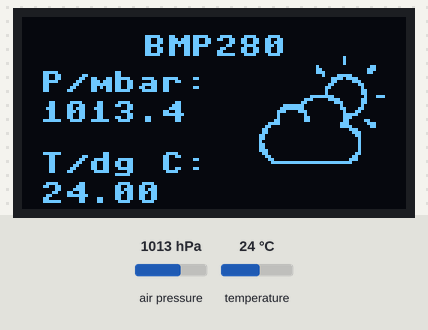
Recording of a program running on a simulated Raspberry Pi Pico running MicroPython. Shown: 128×64 one-colour display. Inputs (shaded band) come from the test bench; at power-on: air pressure 1013 hPa, temperature 24 °C. Library files of the repository ran but are not shown: BMP280.py.

Above: at 5.5 s.
5.6 s: air pressure set to 961 hPa
At 6.9 s:
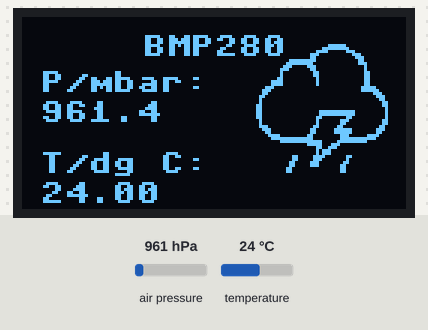
7.2 s: air pressure set to 957 hPa
At 8.5 s:
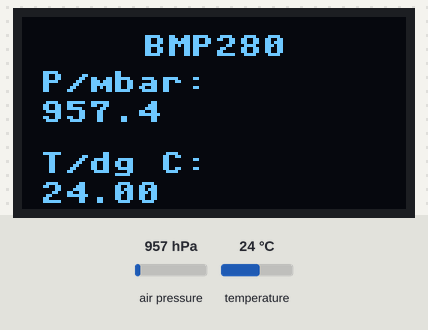
8.8 s: temperature set to 12 °C
At 10.0 s:
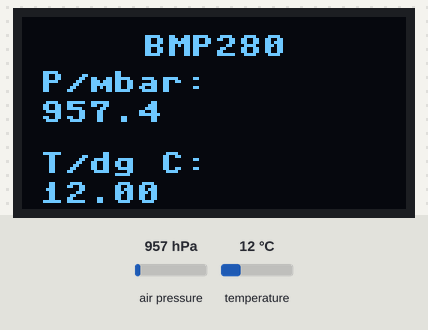
10.3 s: temperature set to 19 °C
At 10.55 s:
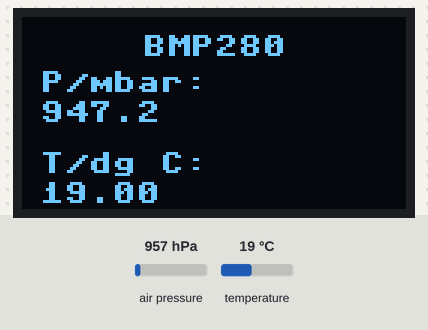
Timing chart, 0 to 13.1 s (numbered marks = the images above; inputs shaded):
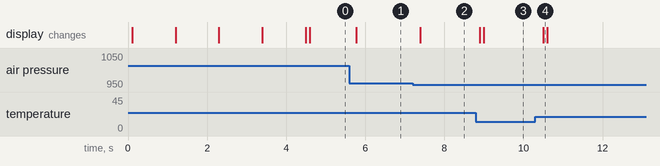

Measured:
- the behaviour switches between 960 and 959 hPa on air pressure (found by bisection; images 1 and 2)
- after the input at 5.6 s, the display: changes after 0.18 s (image 1)
- after the input at 7.2 s, the display: changes after 0.20 s (image 2)
- after the input at 8.8 s, the display: first changes after 0.10 s (image 3 shows a later state)
- after the input at 10.3 s, the display: changes after 0.20 s (image 4)

The program:

main.py
```python
from machine import Pin, I2C
from utime import sleep_ms
from BMP280 import BMP280
from SSD1306_I2C import OLED1306
import framebuf


i2c = I2C(1, sda = Pin(2), scl = Pin(3), freq = 100000)
oled = OLED1306(i2c)
bmp = BMP280(i2c)


sunny = framebuf.FrameBuffer(bytearray(
    b'\x00\x00\x00\x00\x00\x00\x00\x00\x00\x00\x00\x00\x00\x00\x80\x80\x00\x00\x00\x00\x00\x00\x00\xf0\x00\x00\x00\x00\x00\x00\x00\x00'
    b'\x80\x00\x00\x00\x00\x00\x00\x00\x00\x00\x00\x00\x00\x00\x00\x00\x00\x00\x00\x00\x00\x00\x00\x00\x40\xc0\x80\x00\x00\x00\x01\x03'
    b'\x84\xc0\x40\x60\x20\x30\x30\x31\x30\x30\x20\x60\x60\xc0\x84\x07\x00\x00\x00\x00\x80\xc0\x40\x00\x00\x00\x00\x00\x00\x00\x00\x00'
    b'\x00\x00\x00\x00\x00\x80\x80\x80\x80\x80\x01\x01\x00\xf0\x3c\x06\x01\xe0\x30\x18\x0c\x04\x06\x06\x00\x00\x00\x00\x00\x00\x01\x03'
    b'\x3c\xf0\x00\x01\x01\x80\x80\x80\x80\x80\x00\x00\x00\x00\x00\x00\x00\x00\x00\x00\x00\x01\x01\x01\x01\x01\x80\x80\x00\x0f\x38\xe0'
    b'\x80\x01\x00\x00\x00\x00\x00\x00\x00\x00\x00\x00\x00\x00\x80\xc0\x38\x0f\x00\x80\x80\x01\x01\x01\x01\x01\x00\x00\x00\x00\x00\x00'
    b'\x00\x00\x00\x00\x00\x00\x00\x00\x06\x02\x03\x01\x00\x00\x00\xc0\x43\x06\x06\x04\x0c\x08\x08\x88\x08\x08\x0c\x04\x06\x02\x43\xc1'
    b'\x00\x00\x00\x01\x03\x02\x06\x00\x00\x00\x00\x00\x00\x00\x00\x00\x00\x00\x00\x00\x00\x00\x00\x00\x00\x00\x00\x00\x00\x00\x02\x03'
    b'\x00\x00\x00\x00\x00\x00\x00\x0f\x00\x00\x00\x00\x00\x00\x00\x01\x02\x00\x00\x00\x00\x00\x00\x00\x00\x00\x00\x00\x00\x00\x00\x00'),
    48, 48, framebuf.MONO_VLSB)

stormy = framebuf.FrameBuffer(bytearray(
    b'\x00\x00\x00\x00\x00\x00\x00\x00\x00\x00\x00\x00\x00\x80\xc0\xc0\xc0\xc0\xc0\xc0\xc0\xf0\x70\x18\x08\x0c\x0c\x06\x06\x06\x06\x06'
    b'\x06\x0c\x08\x18\x30\xf0\xe0\x80\x00\x00\x00\x00\x00\x00\x00\x00\x00\x00\x00\x00\x00\x00\x80\x80\xe0\x60\x70\x7e\x03\x03\x01\x00'
    b'\x00\x00\x00\x00\x01\x03\x0f\x7c\x00\x00\x00\x00\x00\x00\x00\x00\x00\x00\x00\x00\x00\x00\x80\xff\xfc\x80\x80\x00\x00\x00\x00\x00'
    b'\x00\x00\x00\xe0\xfc\x07\x03\x01\x00\x00\x00\x00\x00\x00\x00\x00\x00\x00\x00\x00\x00\x00\x00\x00\x80\x80\x80\x80\x80\x80\x80\x80'
    b'\x80\x80\x80\x80\x00\x00\x01\x01\x01\x01\x03\x07\x0e\x3c\xf0\x00\x00\x00\x00\x03\x1f\x30\x70\xe0\x80\x80\x80\x00\x00\x00\x00\x00'
    b'\x00\x00\x00\x00\x80\xe0\x70\x1e\x03\x01\x01\x01\x01\x61\x71\xfd\xed\xe7\x63\x01\x00\x00\x00\x00\x80\x80\x80\xe0\x70\x3c\x0f\x00'
    b'\x00\x00\x00\x00\x00\x00\x00\x00\x01\x01\x01\x03\x03\x03\x03\xc3\xc3\x03\x03\x03\x07\x07\xc6\xfe\xce\x70\x30\x38\x0c\x0c\x06\x03'
    b'\x03\xc3\x43\x03\x03\x03\x03\x03\x01\x01\x01\x00\x00\x00\x00\x00\x00\x00\x00\x00\x00\x00\x00\x00\x00\x00\x00\x00\x00\x0c\x0f\x03'
    b'\x00\x00\x00\x00\x00\x03\x03\x03\x00\x00\x00\x00\x00\x00\x00\x0e\x0f\x01\x00\x00\x00\x00\x00\x00\x00\x00\x00\x00\x00\x00\x00\x00'),
    48, 48, framebuf.MONO_VLSB)

rainy = framebuf.FrameBuffer(bytearray(
    b'\x00\x00\x00\x00\x00\x00\x00\x00\x00\x00\x00\x00\x00\x00\x00\x00\x00\x00\x00\x00\x80\xc0\xe0\x20\x20\x30\x10\x10\x10\x10\x10\x30'
    b'\x30\x20\x60\xc0\x80\x00\x00\x00\x00\x00\x00\x00\x00\x00\x00\x00\x00\x00\x00\x00\x00\x00\x80\x80\xc0\x70\x78\x1c\x06\x03\x03\x03'
    b'\x03\x03\x03\x03\x0f\x1d\x78\x00\x00\x00\x00\x00\x00\x00\x00\x00\x00\x00\x00\x00\x01\x87\xbe\xf8\x00\x00\x00\x00\x00\x00\x00\x00'
    b'\x00\x00\xf0\xf8\x0e\x03\x01\x00\x00\x00\x00\x00\x00\x00\x00\x00\x00\x00\x00\x00\x00\x00\x00\x00\x00\x00\x00\x00\x00\x00\x00\x00'
    b'\x00\x00\x00\x00\x00\x01\x01\x01\x01\x03\x06\x0e\xf8\xf0\x00\x00\x00\x00\x00\x03\x0f\x1c\x30\x30\x60\x60\x40\x40\x40\xc0\xc0\x40'
    b'\x40\x40\x40\x40\x40\x40\x40\xc0\xc0\x40\x40\x40\x40\x40\x40\x40\x40\x40\xc0\xc0\x40\x40\x40\x40\x60\x20\x30\x1c\x0f\x03\x00\x00'
    b'\x00\x00\x00\x00\x00\x00\x00\x00\x00\xc0\xe0\x30\x07\x01\x01\x00\x00\x00\x00\x80\xe0\x70\x00\x07\x03\x00\x00\x00\x00\x00\xc0\xe0'
    b'\x30\x07\x07\x01\x00\x00\x00\x00\x00\x00\x00\x00\x00\x00\x00\x00\x00\x00\x00\x00\x00\x00\x00\x00\x00\x01\x00\x00\x00\x00\x00\x00'
    b'\x00\x00\x00\x01\x00\x00\x00\x00\x00\x00\x00\x00\x00\x00\x01\x00\x00\x00\x00\x00\x00\x00\x00\x00\x00\x00\x00\x00\x00\x00\x00\x00'),
    48, 48, framebuf.MONO_VLSB)

cloudy = framebuf.FrameBuffer(bytearray(
    b'\x00\x00\x00\x00\x00\x00\x00\x00\x00\x00\x00\x00\x00\x00\x00\x00\x00\x00\x00\x00\x00\x00\x00\x00\x00\x00\x00\x00\x00\x00\x00\x00'
    b'\xe0\x00\x00\x00\x00\x00\x00\x00\x00\x00\x00\x00\x00\x00\x00\x00\x00\x00\x00\x00\x00\x00\x00\x00\x00\x00\x00\x00\x00\x00\x00\x00'
    b'\x00\x00\x00\x00\x00\x00\x00\x07\x06\x0c\x80\xc0\x70\x30\x18\x18\x08\x18\x18\x30\x30\x60\xc0\x00\x06\x07\x03\x00\x00\x00\x00\x00'
    b'\x00\x00\x00\x00\x00\x00\x00\x00\x00\x00\x80\xc0\xe0\x60\x60\x60\x60\xe0\xf0\x98\x08\x0c\x04\x04\x04\x04\x07\x0c\x0c\x18\x18\x70'
    b'\xc0\x00\x00\x00\x80\xc0\x7b\x1f\x00\x00\x00\x04\x04\x04\x00\x00\x00\x00\x00\x00\x80\xe0\x70\x18\x08\x0c\x0f\x00\x00\x00\x00\x00'
    b'\x00\x00\x00\x07\x06\x00\x00\x00\x00\x00\x00\x00\x00\x00\x00\x18\x1f\x1f\x33\x61\xe1\xc0\x00\x04\x0c\x18\x18\x00\x00\x00\x00\x00'
    b'\x00\x00\x00\x00\x1f\x3d\x70\xc0\x80\x00\x00\x00\x00\x00\x00\x00\x00\x00\x00\x00\x00\x00\x00\x00\x00\x00\x00\x00\x00\x00\x00\x00'
    b'\x00\x00\x80\xc0\xe0\x3f\x00\x00\x00\x00\x00\x00\x00\x00\x00\x00\x00\x00\x00\x00\x00\x00\x00\x00\x01\x01\x01\x01\x01\x01\x01\x01'
    b'\x01\x01\x01\x01\x01\x01\x01\x01\x01\x01\x01\x01\x01\x01\x01\x01\x01\x01\x01\x00\x00\x00\x00\x00\x00\x00\x00\x00\x00\x00\x00\x00'),
    48, 48, framebuf.MONO_VLSB)


oled.blit(sunny, 40, 8)
oled.show()
sleep_ms(1000)

oled.blit(rainy, 40, 8)
oled.show()
sleep_ms(1000)

oled.blit(stormy, 40, 8)
oled.show()
sleep_ms(1000)

oled.blit(cloudy, 40, 8)
oled.show()
sleep_ms(1000)


while True:

    p = bmp.get_pressure()
    t = bmp.get_temperature()

    oled.fill(oled.BLACK)

    if(960 <= p < 980):
        oled.blit(stormy, 75, 8)

    elif(980 <= p < 1000):
        oled.blit(rainy, 75, 8)

    elif(1000 <= p < 1020):
        oled.blit(cloudy, 75, 8)

    elif(1020 <= p < 1070):
        oled.blit(sunny, 75, 8)

    oled.text("BMP280", 40, 6, oled.WHITE)
    oled.text("P/mbar:", 6, 18, oled.WHITE)
    oled.text(str("%4.1f" % p), 6, 28, oled.WHITE)

    oled.text("T/dg C:", 6, 45, oled.WHITE)
    oled.text(str("%2.2f" % t), 6, 55, oled.WHITE)

    oled.show()
```

SSD1306_I2C.py
```python
from micropython import const
from machine import Pin, SPI
from utime import sleep_ms
import framebuf


disp_width                                   = const(128)
disp_height                                  = const(64)
disp_pages                                   = const((disp_height >> 3))

# Constants
SSD1306_SET_CONTRAST                         = const(0x81)
SSD1306_DISPLAY_ALL_ON_RESUME                = const(0xA4)
SSD1306_DISPLAY_ALL_ON                       = const(0xA5)
SSD1306_NORMAL_DISPLAY                       = const(0xA6)
SSD1306_INVERT_DISPLAY                       = const(0xA7)
SSD1306_DISPLAY_OFF                          = const(0xAE)
SSD1306_DISPLAY_ON                           = const(0xAF)
SSD1306_SET_DISPLAY_OFFSET                   = const(0xD3)
SSD1306_SET_COM_PINS                         = const(0xDA)
SSD1306_SET_VCOM_DETECT                      = const(0xDB)
SSD1306_SET_DISPLAY_CLOCK_DIV                = const(0xD5)
SSD1306_SET_PRECHARGE                        = const(0xD9)
SSD1306_SET_MULTIPLEX                        = const(0xA8)
SSD1306_SET_LOW_COLUMN                       = const(0x00)
SSD1306_SET_HIGH_COLUMN                      = const(0x10)
SSD1306_SET_START_LINE                       = const(0x40)
SSD1306_MEMORY_MODE                          = const(0x20)
SSD1306_COLUMN_ADDR                          = const(0x21)
SSD1306_PAGE_ADDR                            = const(0x22)
SSD1306_COM_SCAN_INC                         = const(0xC0)
SSD1306_COM_SCAN_DEC                         = const(0xC8)
SSD1306_SEG_REMAP                            = const(0xA0)
SSD1306_CHARGE_PUMP                          = const(0x8D)
SSD1306_EXTERNAL_VCC                         = const(0x01)
SSD1306_SWITCH_CAP_VCC                       = const(0x02)

# Scrolling constants
SSD1306_ACTIVATE_SCROLL                      = const(0x2F)
SSD1306_DEACTIVATE_SCROLL                    = const(0x2E)
SSD1306_SET_VERTICAL_SCROLL_AREA             = const(0xA3)
SSD1306_RIGHT_HORIZONTAL_SCROLL              = const(0x26)
SSD1306_LEFT_HORIZONTAL_SCROLL               = const(0x27)
SSD1306_VERTICAL_AND_RIGHT_HORIZONTAL_SCROLL = const(0x29)
SSD1306_VERTICAL_AND_LEFT_HORIZONTAL_SCROLL  = const(0x2A)


class OLED1306(framebuf.FrameBuffer):

    def __init__(self, _i2c, _i2c_addr = 0x3C):
        self.width = disp_width
        self.height = disp_height
        self._pages = disp_pages

        self.WHITE = 1
        self.BLACK = 0

        self.i2c = _i2c
        self.i2c_addr = _i2c_addr

        self.temp = bytearray(2)
        self.write_list = [b"\x40", None]

        self.buffer = bytearray(self._pages * self.width)
        super().__init__(self.buffer, self.width, self.height, framebuf.MONO_VLSB)
        self.init_display()


    def write_command(self, cmd):
        self.temp[0] = 0x80
        self.temp[1] = cmd
        self.i2c.writeto(self.i2c_addr, self.temp)


    def write_data(self, value):
        self.write_list[1] = value
        self.i2c.writevto(self.i2c_addr, self.write_list)


    def init_display(self):
        self.write_command(SSD1306_DISPLAY_OFF)
        self.write_command(SSD1306_SET_DISPLAY_CLOCK_DIV)
        self.write_command(0x80)

        self.write_command(SSD1306_SET_MULTIPLEX)
        self.write_command((self.height - 1))

        self.write_command(SSD1306_SET_DISPLAY_OFFSET)
        self.write_command(0x00)

        self.write_command((SSD1306_SET_START_LINE | 0x00))

        self.write_command(SSD1306_CHARGE_PUMP)
        self.write_command(0x14)  # 0x10  # 0x14

        self.write_command(SSD1306_MEMORY_MODE)
        self.write_command(0x00)

        self.write_command((SSD1306_SEG_REMAP | 0x01))
        self.write_command(SSD1306_COM_SCAN_DEC)
        self.write_command(SSD1306_SET_COM_PINS)
        self.write_command(0x12)

        self.write_command(SSD1306_SET_CONTRAST)
        self.write_command(0xCF) # 0x9F # 0xCF

        self.write_command(SSD1306_SET_PRECHARGE)
        self.write_command(0xF1) # 0x22 # 0xF1

        self.write_command(SSD1306_SET_VCOM_DETECT)
        self.write_command(0x40)

        self.write_command(SSD1306_DISPLAY_ALL_ON_RESUME)
        self.write_command(SSD1306_NORMAL_DISPLAY)
        self.write_command(SSD1306_DISPLAY_ON)


    def show(self):
        x0 = 0
        x1 = (self.width - 1)
        if (self.width == 64):
            # displays with width of 64 pixels are shifted by 32
            x0 += 32
            x1 += 32

        self.write_command(SSD1306_COLUMN_ADDR)
        self.write_command(x0)
        self.write_command(x1)
        self.write_command(SSD1306_PAGE_ADDR)
        self.write_command(0x00)
        self.write_command((self._pages - 1))
        self.write_data(self.buffer)
```
